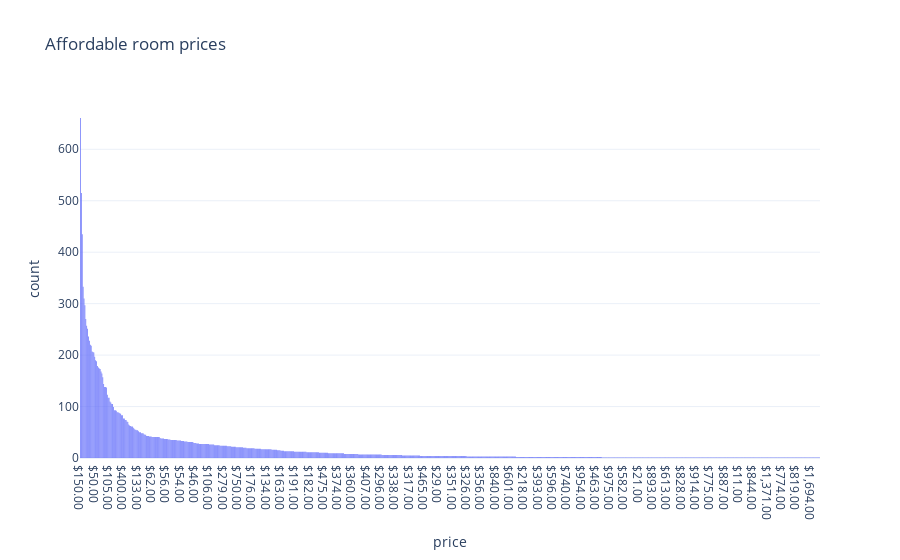

Notebook source saved alongside this figure:
### Markdown cell above
#### Manhattan

### Code cell
room_graph = px.histogram(abnb_manhattan_df, x="price", title="Affordable room prices",
                       template="plotly_white").update_xaxes(categoryorder = "total descending")
room_graph.show()

### Figure 1 — Plotly figure (JSON) as saved in the notebook; plotly's stock layout.template omitted (floating-point values rounded to 4 significant figures; data arrays with more than 128 entries replaced by an {"elided": "..."} marker saying what was removed)
{"data": [{"alignmentgroup": "True", "bingroup": "x", "hovertemplate": "price=%{x}<br>count=%{y}<extra></extra>", "legendgroup": "", "marker": {"color": "#636efa", "pattern": {"shape": ""}}, "name": "", "offsetgroup": "", "orientation": "v", "showlegend": false, "type": "histogram", "x": {"elided": "16625 str values"}, "xaxis": "x", "yaxis": "y"}], "layout": {"barmode": "relative", "legend": {"tracegroupgap": 0}, "title": {"text": "Affordable room prices"}, "xaxis": {"anchor": "y", "categoryorder": "total descending", "domain": [0, 1], "title": {"text": "price"}}, "yaxis": {"anchor": "x", "domain": [0, 1], "title": {"text": "count"}}}}
